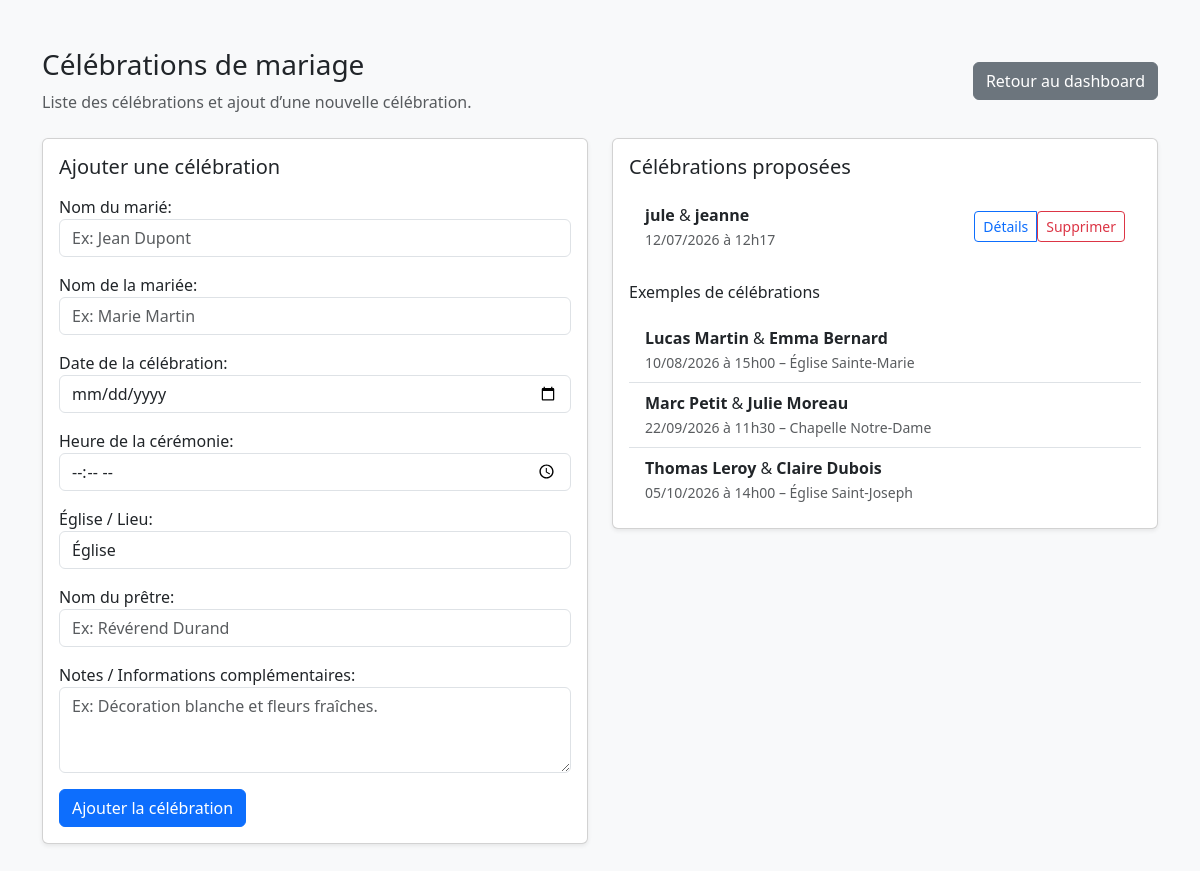
The page /celebrations/ (signed in) on the database its author committed.
### ma_celebration_app/models.py (models this page shows, shortened)
class WeddingCelebration(models.Model):
    groom_name = models.CharField(max_length=120)
    bride_name = models.CharField(max_length=120)
    wedding_date = models.DateField()
    ceremony_time = models.TimeField(blank=True, null=True)
    church_name = models.CharField(max_length=150, default='Église')
    priest_name = models.CharField(max_length=120, blank=True)
    notes = models.TextField(blank=True)
    class Meta:
        ordering = ['wedding_date', 'ceremony_time']
        verbose_name = 'Célébration de mariage'
        verbose_name_plural = 'Célébrations de mariage'

### ma_celebration_app/views.py (the view)
# urls.py: path('celebrations/', views.celebrations_list, name='celebrations_list'),
@login_required
def celebrations_list(request):
    if request.method == 'POST':
        form = WeddingCelebrationForm(request.POST)
        if form.is_valid():
            form.save()
            messages.success(request, 'Célébration ajoutée avec succès.')
            return redirect('celebrations_list')
    else:
        form = WeddingCelebrationForm()
    celebrations = WeddingCelebration.objects.order_by('wedding_date')
    return render(request, 'ma_celebration_app/celebrations_list.html', {
        'celebrations': celebrations,
        'form': form,
    })

### ma_celebration_app/templates/ma_celebration_app/celebrations_list.html (shortened to what this page needs)
<!DOCTYPE html>
<html lang="fr">
<head>
    <link rel="stylesheet" href="https://cdn.jsdelivr.net/npm/bootstrap@5.3.0/dist/css/bootstrap.min.css">
</head>
<body class="bg-light">
    <div class="container py-5">
        <div class="d-flex justify-content-between align-items-center mb-4">
            <div>
                <h1 class="h3">Célébrations de mariage</h1>
                <p class="text-muted mb-0">Liste des célébrations et ajout d’une nouvelle célébration.</p>
            </div>
            <a class="btn btn-secondary" href="{% url 'home' %}">Retour au dashboard</a>
        </div>
        <div class="row gy-4">
            <div class="col-lg-6">
                <div class="card shadow-sm">
                    <div class="card-body">
                        <h2 class="h5 mb-3">Ajouter une célébration</h2>
                        <form method="post" novalidate>
                            <div class="mb-3">
                                {{ form.groom_name.label_tag }}
                                {{ form.groom_name }}
                            </div>
                            <div class="mb-3">
                                {{ form.bride_name.label_tag }}
                                {{ form.bride_name }}
                            </div>
                            <div class="mb-3">
                                {{ form.wedding_date.label_tag }}
                                {{ form.wedding_date }}
                            </div>
                            <div class="mb-3">
                                {{ form.ceremony_time.label_tag }}
                                {{ form.ceremony_time }}
                            </div>
                            <div class="mb-3">
                                {{ form.church_name.label_tag }}
                                {{ form.church_name }}
                            </div>
                            <div class="mb-3">
                                {{ form.priest_name.label_tag }}
                                {{ form.priest_name }}
                            </div>
                            <div class="mb-3">
                                {{ form.notes.label_tag }}
                                {{ form.notes }}
                            </div>
                            <button type="submit" class="btn btn-primary">Ajouter la célébration</button>
                        </form>
                    </div>
                </div>
            </div>
            <div class="col-lg-6">
                <div class="card shadow-sm">
                    <div class="card-body">
                        <h2 class="h5 mb-3">Célébrations proposées</h2>
                        {% if celebrations %}
                            <ul class="list-group list-group-flush">
                                {% for celebration in celebrations %}
                                    <li class="list-group-item d-flex justify-content-between align-items-center">
                                        <div>
                                            <strong>{{ celebration.groom_name }}</strong> & <strong>{{ celebration.bride_name }}</strong><br>
                                            <small class="text-muted">{{ celebration.wedding_date|date:'d/m/Y' }}{% if celebration.ceremony_time %} à {{ celebration.ceremony_time|time:'H\hi' }}{% endif %}</small>
                                        </div>
                                        <div class="btn-group" role="group" aria-label="Actions célébration">
                                            <a class="btn btn-sm btn-outline-primary" href="{% url 'celebration_detail' celebration.id %}">Détails</a>
                                            <form method="post" action="{% url 'celebration_delete' celebration.id %}" class="d-inline">
                                                <button type="submit" class="btn btn-sm btn-outline-danger">Supprimer</button>
                                            </form>
                                        </div>
                                    </li>
                                {% endfor %}
                            </ul>
                        {% else %}
                            <p class="text-muted mb-0">Aucune célébration planifiée pour le moment.</p>
                        {% endif %}
                        <div class="mt-4">
                            <h3 class="h6 mb-3">Exemples de célébrations</h3>
                            <ul class="list-group list-group-flush">
                                <li class="list-group-item">
                                    <strong>Lucas Martin</strong> & <strong>Emma Bernard</strong><br>
                                    <small class="text-muted">10/08/2026 à 15h00 – Église Sainte-Marie</small>
                                </li>
                                <li class="list-group-item">
                                    <strong>Marc Petit</strong> & <strong>Julie Moreau</strong><br>
                                    <small class="text-muted">22/09/2026 à 11h30 – Chapelle Notre-Dame</small>
                                </li>
                                <li class="list-group-item">
                                    <strong>Thomas Leroy</strong> & <strong>Claire Dubois</strong><br>
                                    <small class="text-muted">05/10/2026 à 14h00 – Église Saint-Joseph</small>
                                </li>
                            </ul>
                        </div>
                    </div>
                </div>
            </div>
        </div>
    </div>
</body>
</html>

### rows shown on the page
WeddingCelebration: groom_name "jule", bride_name "jeanne", wedding_date "12/07/2026", ceremony_time "12h17"
